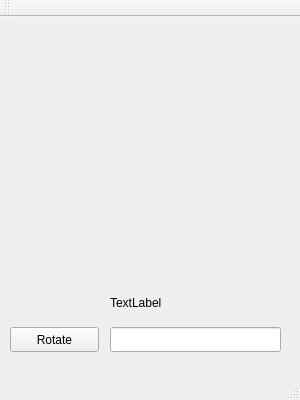
<?xml version="1.0" encoding="UTF-8"?>
<ui version="4.0">
 <class>MainWindow</class>
 <widget class="QMainWindow" name="MainWindow">
  <property name="geometry">
   <rect>
    <x>0</x>
    <y>0</y>
    <width>300</width>
    <height>400</height>
   </rect>
  </property>
  <property name="windowTitle">
   <string>MainWindow</string>
  </property>
  <widget class="QWidget" name="centralWidget">
   <widget class="QLabel" name="label_2">
    <property name="geometry">
     <rect>
      <x>110</x>
      <y>260</y>
      <width>271</width>
      <height>51</height>
     </rect>
    </property>
    <property name="text">
     <string>TextLabel</string>
    </property>
   </widget>
   <widget class="QPushButton" name="pushButton">
    <property name="geometry">
     <rect>
      <x>10</x>
      <y>310</y>
      <width>89</width>
      <height>25</height>
     </rect>
    </property>
    <property name="text">
     <string>Rotate</string>
    </property>
   </widget>
   <widget class="QLineEdit" name="lineEdit">
    <property name="geometry">
     <rect>
      <x>110</x>
      <y>310</y>
      <width>171</width>
      <height>25</height>
     </rect>
    </property>
   </widget>
  </widget>
  <widget class="QMenuBar" name="menuBar">
   <property name="geometry">
    <rect>
     <x>0</x>
     <y>0</y>
     <width>300</width>
     <height>22</height>
    </rect>
   </property>
  </widget>
  <widget class="QToolBar" name="mainToolBar">
   <attribute name="toolBarArea">
    <enum>TopToolBarArea</enum>
   </attribute>
   <attribute name="toolBarBreak">
    <bool>false</bool>
   </attribute>
  </widget>
  <widget class="QStatusBar" name="statusBar"/>
 </widget>
 <layoutdefault spacing="6" margin="11"/>
 <resources/>
 <connections/>
</ui>
